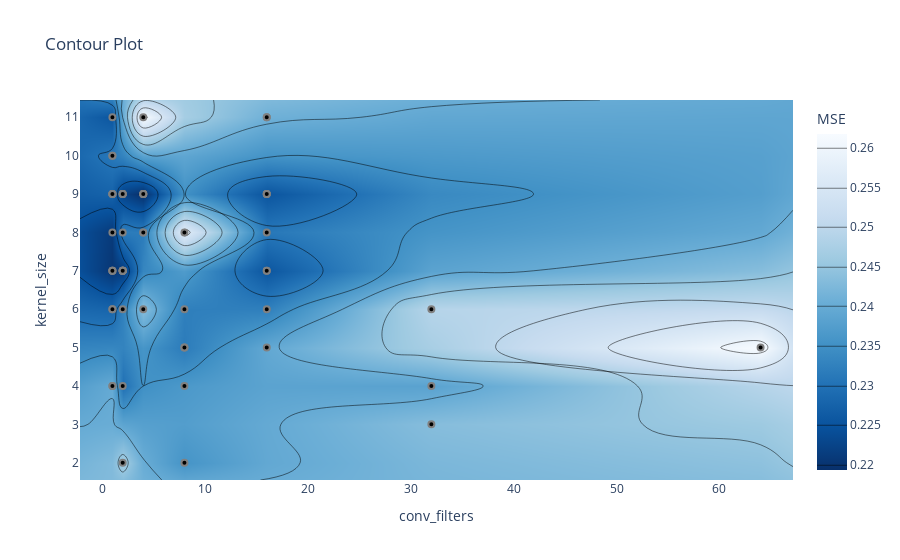

The code cell stored with this chart in its notebook:
### Code cell
plot_contour(study, params=["conv_filters", "kernel_size"], target_name="MSE")

### Figure 1 — Plotly figure (JSON) as saved in the notebook; plotly's stock layout.template omitted (floating-point values rounded to 4 significant figures)
{"data": [{"colorbar": {"title": {"text": "MSE"}}, "colorscale": [[0, "rgb(247,251,255)"], [0.125, "rgb(222,235,247)"], [0.25, "rgb(198,219,239)"], [0.375, "rgb(158,202,225)"], [0.5, "rgb(107,174,214)"], [0.625, "rgb(66,146,198)"], [0.75, "rgb(33,113,181)"], [0.875, "rgb(8,81,156)"], [1, "rgb(8,48,107)"]], "connectgaps": true, "contours": {"coloring": "heatmap"}, "hoverinfo": "none", "line": {"smoothing": 1.3}, "reversescale": true, "type": "contour", "x": [-2.15, 1, 2, 4, 8, 16, 32, 64, 67.15], "y": [1.55, 2, 3, 4, 5, 6, 7, 8, 9, 10, 11, 11.45], "z": [[null, null, null, null, null, null, null, null, null], [null, null, 0.2467, null, 0.2357, null, null, null, null], [null, null, null, null, null, null, 0.2434, null, null], [null, 0.2398, 0.2298, null, 0.2365, null, 0.2383, null, null], [null, null, null, null, 0.2316, 0.2394, null, 0.2618, null], [null, 0.2279, 0.2326, 0.2436, 0.2323, 0.2323, 0.2491, null, null], [null, 0.2204, 0.221, null, null, 0.2256, null, null, null], [null, 0.2211, 0.2319, 0.2317, 0.2568, 0.231, null, null, null], [null, 0.2276, 0.2223, 0.2194, null, 0.2254, null, null, null], [null, 0.2311, null, null, null, null, null, null, null], [null, 0.2255, null, 0.2615, null, 0.241, null, null, null], [null, null, null, null, null, null, null, null, null]]}, {"marker": {"color": "black", "line": {"color": "Gray", "width": 2}}, "mode": "markers", "name": "Feasible Trial", "showlegend": false, "type": "scatter", "x": [8, 32, 8, 1, 8, 64, 4, 32, 4, 2, 16, 2, 32, 16, 2, 1, 8, 8, 1, 8, 16, 2, 2, 2, 4, 16, 1, 1, 4, 4, 2, 1, 4, 2, 2, 16, 16, 2, 1, 1, 2, 1, 16, 16, 16, 1, 1, 2, 16, 2, 4, 1, 1, 2, 1, 4], "y": [2, 6, 8, 4, 6, 5, 9, 3, 6, 7, 6, 2, 4, 5, 4, 8, 5, 5, 4, 4, 7, 7, 7, 8, 9, 8, 7, 6, 9, 9, 6, 7, 8, 7, 9, 9, 7, 9, 11, 9, 7, 7, 9, 11, 9, 9, 9, 9, 11, 7, 11, 10, 10, 9, 6, 8]}, {"marker": {"color": "#cccccc", "line": {"color": "Gray", "width": 2}}, "mode": "markers", "name": "Infeasible Trial", "showlegend": false, "type": "scatter", "x": [], "y": []}], "layout": {"title": {"text": "Contour Plot"}, "xaxis": {"range": [-2.15, 67.15], "title": {"text": "conv_filters"}}, "yaxis": {"range": [1.55, 11.45], "title": {"text": "kernel_size"}}}}
